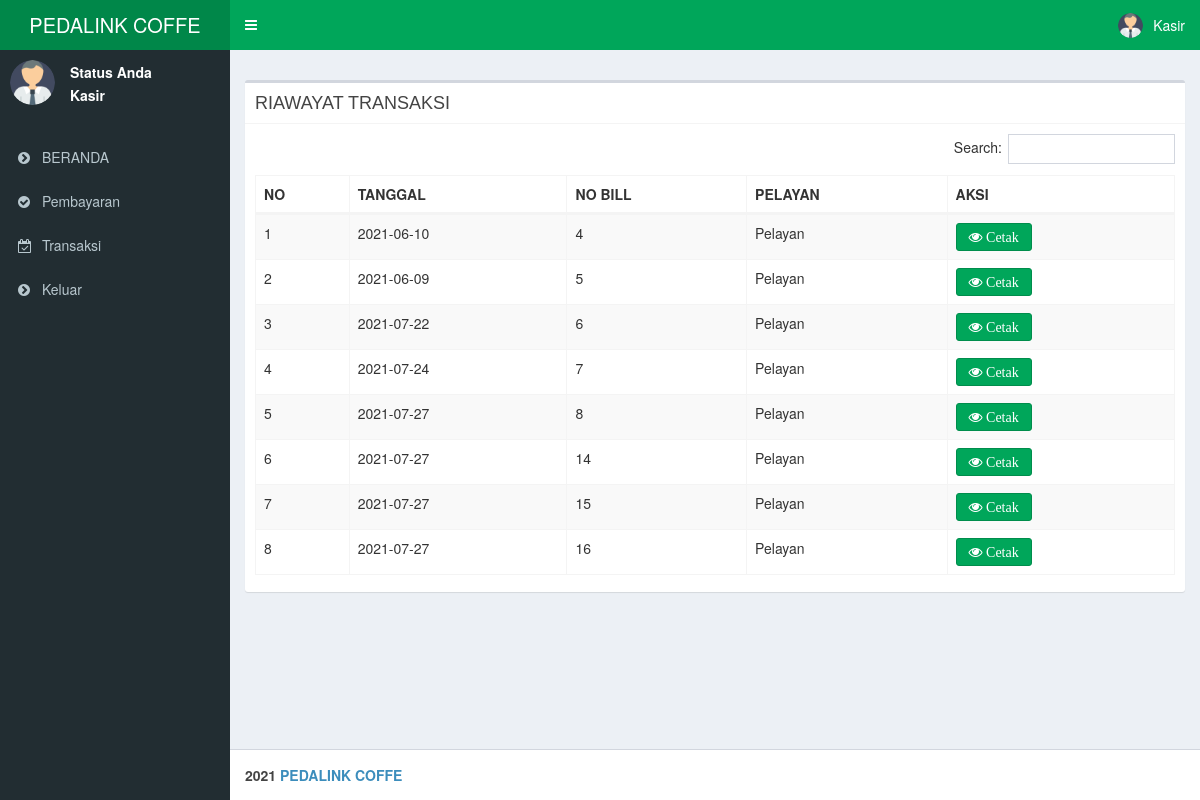
The page /beranda.php?page=detail_transaksi (signed in) on the database its author committed.
### tables this page shows
CREATE TABLE IF NOT EXISTS `header_pesanan` (
  `kode` int(11) NOT NULL AUTO_INCREMENT,
  `id_pengguna` int(3) NOT NULL,
  `kode_meja` varchar(200) NOT NULL DEFAULT 'Reservasi',
  `tanggal` date NOT NULL,
  `status` varchar(30) DEFAULT 'Proses',
  `total` decimal(10,0) NOT NULL DEFAULT '0',
  `kode_reservasi` int(11) DEFAULT '0',
  `uang_muka` decimal(10,0) DEFAULT '0',
  PRIMARY KEY (`kode`),
  KEY `id_pengguna` (`id_pengguna`)
);

CREATE TABLE IF NOT EXISTS `pengguna` (
  `kode` int(3) NOT NULL AUTO_INCREMENT,
  `nama_pengguna` varchar(20) NOT NULL,
  `username` varchar(20) NOT NULL,
  `password` varchar(100) NOT NULL,
  `level` varchar(30) NOT NULL,
  PRIMARY KEY (`kode`)
);

### modul/kasir/detail_transaksi.php (the view, shortened to what this page needs)
<div class="box">
  <div class="box-header with-border">
    <h3 class="box-title">RIAWAYAT TRANSAKSI</h3>
  </div>
  <div class="box-body table-responsive">
    <table id="example3" class="table table-bordered table-striped">
      <thead>
        <tr>
          <th>NO</th>
          <th>TANGGAL</th>
          <th>NO BILL</th>
          <th>PELAYAN</th>
          <th>AKSI</th>
        </tr>
      </thead>
      <tbody>
        <?php
        $no = 1;
        $qry = mysqli_query($konek, "select `header_pesanan`.`kode` AS `kode`,`header_pesanan`.`id_pengguna` AS `id_pengguna`,`header_pesanan`.`kode_meja` AS `kode_meja`,`header_pesanan`.`tanggal` AS `tanggal`,`header_pesanan`.`status` AS `status`,`header_pesanan`.`total` AS `total`,`pengguna`.`nama_pengguna` AS `nama_pengguna` from (`header_pesanan` join `pengguna` on((`pengguna`.`kode` = `header_pesanan`.`id_pengguna`))) where (`header_pesanan`.`status` = 'Selesai')");
        while ($data = mysqli_fetch_array($qry)) {
          ?>
        <tr>
          <td><?php echo $no++; ?></td>
          <td><?php echo $data['tanggal']; ?></td>
          <td><?php echo $data['kode']; ?></td>
          <td><?php echo $data['nama_pengguna']; ?></td>
          <td> <a href="beranda.php?page=lihat_pembayaran&id=<?php echo base64_encode($data['kode']); ?>"><button class="btn btn-success fa fa-eye"> Cetak</button>
            </a>
          </td>
        </tr>
        <?php } ?>
    </table>
  </div>
</div>
</section>

### rows shown on the page
header_pesanan: tanggal "2021-06-10", kode "4", id_pengguna.nama_pengguna "Pelayan"
header_pesanan: tanggal "2021-06-09", kode "5", id_pengguna.nama_pengguna "Pelayan"
header_pesanan: tanggal "2021-07-22", kode "6", id_pengguna.nama_pengguna "Pelayan"
header_pesanan: tanggal "2021-07-24", kode "7", id_pengguna.nama_pengguna "Pelayan"
header_pesanan: tanggal "2021-07-27", kode "8", id_pengguna.nama_pengguna "Pelayan"
header_pesanan: tanggal "2021-07-27", kode "14", id_pengguna.nama_pengguna "Pelayan"
header_pesanan: tanggal "2021-07-27", kode "15", id_pengguna.nama_pengguna "Pelayan"
header_pesanan: tanggal "2021-07-27", kode "16", id_pengguna.nama_pengguna "Pelayan"

### other values the page prints
$_SESSION['level'] "Kasir"
